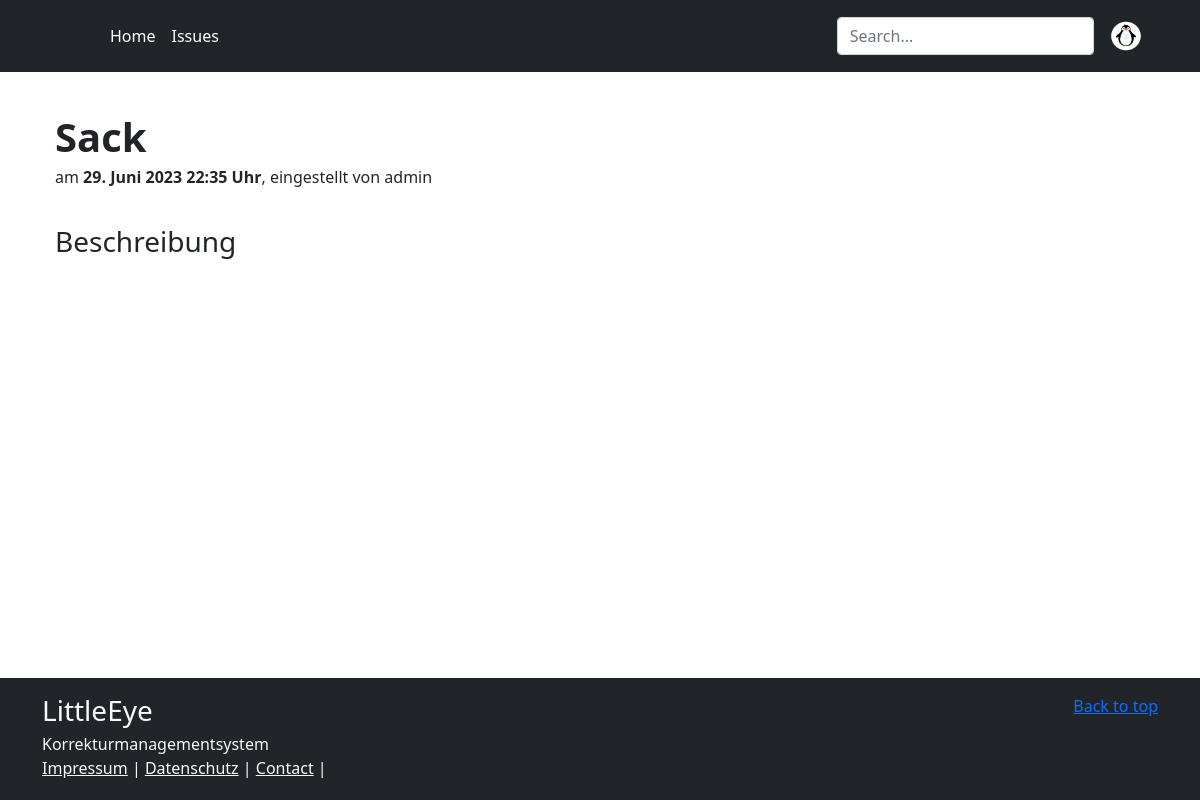
Screenshot of /issue/2 (signed in) with the database file from the repository.
### issues/models.py (models this page shows, shortened)
class DateMixin(models.Model):
    created_at = models.DateTimeField(auto_now_add=True)
    updated_at = models.DateTimeField(auto_now=True)
    class Meta:
        abstract = True

class Issue(DateMixin):
    class Severity(models.IntegerChoices):
        MINOR = 1, "unbedeutend"
        NORMAL = 2, "normal"
        URGENT = 3, "dringend"
        LARGE = 4, "sofort"
    name = models.CharField(
        max_length=100,
        validators=[MinLengthValidator(3, message="Custom")],
    )
    description = models.TextField(null=True, blank=True, validators=[])
    course = models.ForeignKey(Course, on_delete=models.PROTECT, related_name="issues")
    is_active = models.BooleanField(default=True)
    severity = models.IntegerField(choices=Severity.choices)
    author = models.ForeignKey(User, on_delete=models.CASCADE, related_name="issues")
    media_type = models.ForeignKey(
        MediaType, on_delete=models.PROTECT, related_name="issues"
    )
    tags = models.ManyToManyField(Tag, related_name="issues", blank=True)
    class Meta:
        ordering = ["name"]
        constraints = [
            models.UniqueConstraint(fields=["author", "name"], name="unique_author"),
        ]

### user/models.py (models this page shows, shortened)
class User(AbstractUser):
    class Role(models.TextChoices):
        ADMIN = "ADMIN", "Admin"
        TUTOR = "TUTOR", "Tutor"
        STUDENT = "STUDENT", "Student"
    base_role = Role.ADMIN
    role = models.CharField(max_length=50, choices=Role.choices)

### issues/views.py (the view)
class IssueDetailView(DetailView):
    model = Issue

### issues/templates/issues/issue_detail.html (shortened to what this page needs)
{% extends 'base.html' %}
{% block head %}
<h1 class="display-6 fw-bold lh-1">{{object.name}}</h1>
<p>
am <b>{{object.created_at}} Uhr</b>, eingestellt von  {{object.author}}
</p>
{% endblock %}
{% block content %}
<div class="container">
<div class="row">
<div class="col-lg-8 col-sm-12">
<h3>Beschreibung</h3>
</div>
</div>
</div>
{%endblock%}

### rows the page displays
Issue: name "Sack", created_at "29. Juni 2023 22:35", author "admin"
